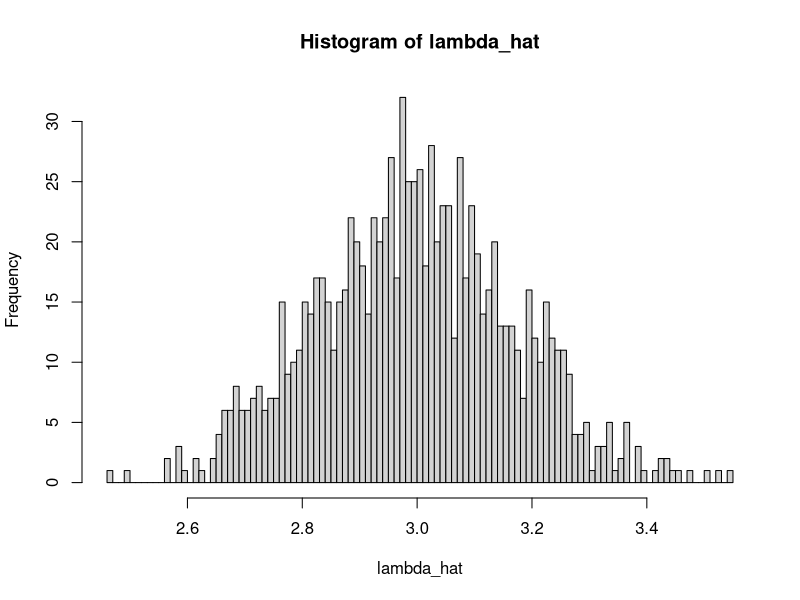

Write the R code that produced this figure.
# illustrate the sampling distribution of our poisson estimator

lambda <- 3
N <- 100  # sample size
n_reps <- 1000  # number of imagined repeated studies

lambda_hat <- numeric(n_reps)  # a (now empty) container
for (i in 1:n_reps) {
  y <- rpois(N, lambda = lambda)  # simulate a dataset (or "study")
  lambda_hat[i] <- mean(y)
}

mean(lambda_hat) - lambda  # mc estimate of bias
sd(lambda_hat)  # mc estimate of se
hist(lambda_hat, breaks = 100)
